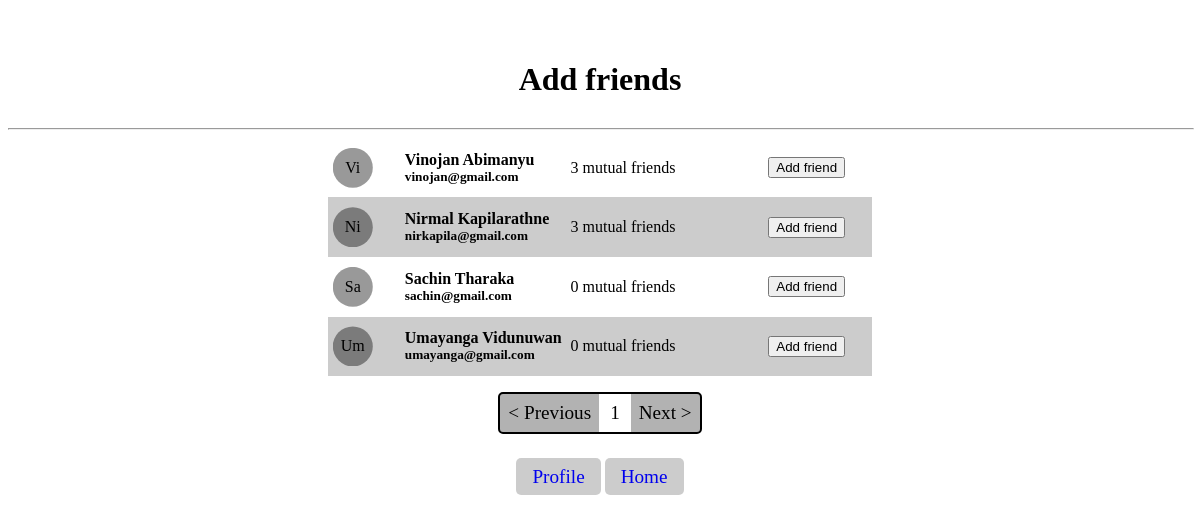
Screenshot of /addFriends.php?page=1 (signed in) with the database file from the repository.
### tables this page shows
CREATE TABLE IF NOT EXISTS `users` (
  `name` text NOT NULL,
  `email` text NOT NULL,
  `username` text NOT NULL,
  `password` text NOT NULL,
  `time` timestamp NOT NULL DEFAULT CURRENT_TIMESTAMP,
  PRIMARY KEY (`email`(50)),
  UNIQUE KEY `Username` (`username`(50))
);

### php/friends.php (called while the page is built, shortened)
<?php include "db.php"; ?>
<?php
  function execute($query){
    global $conn;
    $result = $conn->query($query);
    return $result;
  }
  function getMutualFriendsCount($email, $person){
    $query = "SELECT email FROM users WHERE email IN (SELECT friendEmail FROM friends WHERE email=\"$person\") AND email IN (SELECT friendEmail FROM friends WHERE email=\"$email\")";
    $res = execute($query);
    return $res->num_rows;
  }
?>

### addFriends.php (the view, shortened to what this page needs)
<?php include "php/db.php" ?>
<?php include "php/friends.php" ?>
<?php
  $page = $_REQUEST["page"];
  $start = 5*($page - 1);
  if(empty($_SESSION["email"])){
    header("Location: index.php");
  }else{
    $email = $_SESSION["email"];
    $q = "SELECT name,email FROM users WHERE email NOT IN (SELECT friendEmail FROM friends WHERE email=\"$email\") AND email<>\"$email\"";
    $qRes = execute($q);
    $rows = $qRes->num_rows;
    $lastPage = ceil($rows/5);
    function displayPeople(){
      global $email, $start;
      $q = "SELECT name,email FROM users WHERE email NOT IN (SELECT friendEmail FROM friends WHERE email=\"$email\") AND email<>\"$email\" LIMIT $start , 5";
      $result = execute($q);
      while($person = $result->fetch_assoc()){
        $personName = $person["name"];
        $personEmail = $person["email"];
        $dpName = $personName[0].$personName[1];
        $mutualCount = getMutualFriendsCount($email, $personEmail);
        $personElement = "
          <div class=\"friend\">
            <div class=\"friend-dp\">$dpName</div>
            <div class=\"name-email\">
              <h4>$personName</h4>
              <h5>$personEmail</h5>
            </div>
            <p>$mutualCount mutual friends</p>
            <a href=\"php/addFriend.php?email=$email&friend=$personEmail\"><button>Add friend</button></a>
          </div>
        ";
        echo $personElement;
      }
    }
  }
?>
<!DOCTYPE html>
<html lang="en">
<head>
</head>
<body>
    <h1>Add friends</h1>
    <hr width="100%">
    <div class="friends-section">
      <?php displaypeople(); ?>
      <div class="padination">
        <div><a <?php echo $page!=1?"href=addFriends.php?page=".($page-1)."":""; ?>>&lt; Previous</a></div>
        <div><?php echo $page; ?></div>
        <div><a <?php echo $page!=$lastPage?"href=addFriends.php?page=".($page+1)."":""; ?>>Next &gt;</a></div>
      </div>
      <div style="margin-top: 2rem;">
        <a href="profile.php" class="link">Profile</a>
        <a href="index.php" class="link">Home</a>
      </div>
    </div>
</body>
</html>

### addFriends.php (style rules this page uses)
body { text-align: center; display: grid; align-items: center; padding-top: 2rem; }
.link { padding: 0.5rem 1rem; margin-top: 2rem; background: rgba(0,0,0,0.2); font-size: 1.2rem; border-radius: 5px; cursor: pointer; text-decoration:none; max-width: max-content; }
.friends-section { display: grid; padding: 0 20rem; }
.friends-section .friend { display: grid; grid-template-columns: 1fr 10fr 10fr 5fr; align-items: center; text-align:start; padding: 0.3rem; }
.friends-section .friend:nth-child(2n) { background: rgba(0,0,0,0.2); }
.friends-section .friend .name-email { margin-left: 2rem; }
.friends-section .friend h4,h5 { margin: 0; }
.friend-dp { width: 2.5rem; height: 2.5rem; clip-path: circle(); background-color: rgba(0,0,0,0.4); display: grid; align-items: center; text-align: center; }
.padination { display: flex; max-width: max-content; border: solid 2px black; border-radius: 5px; margin-left: auto; margin-right: auto; margin-top: 1rem; }
.padination div { padding: 0.5rem; border: none; cursor: pointer; background: rgba(0,0,0,0.3); font-size: 1.2rem; }
.padination div:nth-child(2) { margin: 0 3px; background: white; }

### rows the page displays
users: name "Vi", name "Vinojan Abimanyu", email "vinojan@gmail.com", mutualCount "3"
users: name "Ni", name "Nirmal Kapilarathne", email "nirkapila@gmail.com", mutualCount "3"
users: name "Sa", name "Sachin Tharaka", email "sachin@gmail.com", mutualCount "0"
users: name "Um", name "Umayanga Vidunuwan", email "umayanga@gmail.com", mutualCount "0"

### other values shown
$page "1"
